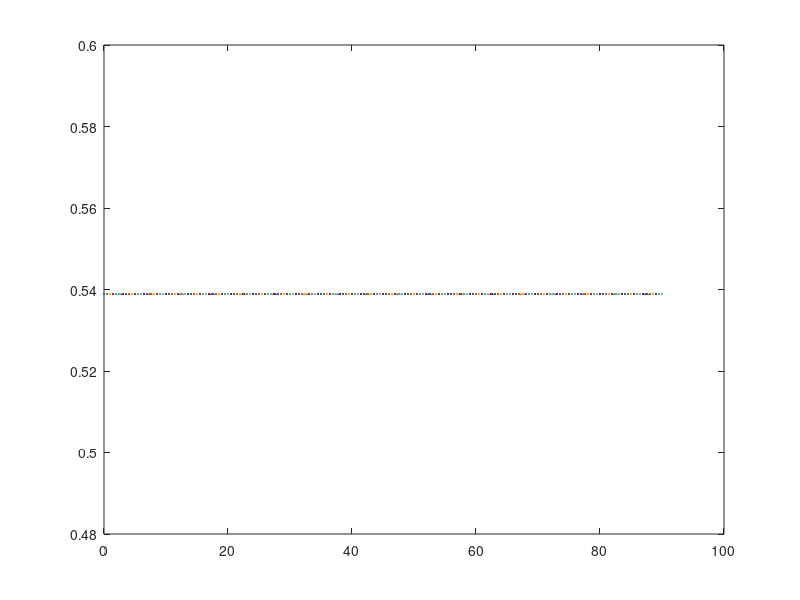

This chart was generated by the following MATLAB code:
%
% sim1_R.m
%
% Copyright (C) 2013 Mathieu Gaborit (matael) <mathieu@matael.org>
%
%
% Distributed under WTFPL terms
%
%            DO WHAT THE FUCK YOU WANT TO PUBLIC LICENSE
%                    Version 2, December 2004
%
% Copyright (C) 2004 Sam Hocevar <sam@hocevar.net>
%
% Everyone is permitted to copy and distribute verbatim or modified
% copies of this license document, and changing it is allowed as long
% as the name is changed.
%
%            DO WHAT THE FUCK YOU WANT TO PUBLIC LICENSE
%   TERMS AND CONDITIONS FOR COPYING, DISTRIBUTION AND MODIFICATION
%
%  0. You just DO WHAT THE FUCK YOU WANT TO.
%

clear all;
close all;

% milieu 1 : air
rho1 = 1.293;
c1 = 343;

% milieu 2 : eau
rho2 = 1;
c2 = 1480;

c0 = c1;

% calcul des nombres d'onde
z1 = rho1*c1;
z2 = rho2*c2;

% fonction de passage theta1 => theta2
deg2rad = @(x) pi*x/180;
rad2deg = @(x) 180*x/pi;
snell = @(theta1, k1, k2) rad2deg(asin(k1/k2*sin(deg2rad(theta1))));

% vecteur d'angle (theta1)
theta1 = (0:.5:90);
theta2 = snell(theta1, c1/c0, c1/c0);

% cos/z des angles
cos1z1 = cos(deg2rad(theta1))/z1;
cos2z2 = cos(deg2rad(theta2))/z2;

% calcul de R
R = (cos1z1-cos2z2)/(cos1z1+cos2z2);

plot(theta1, R);

